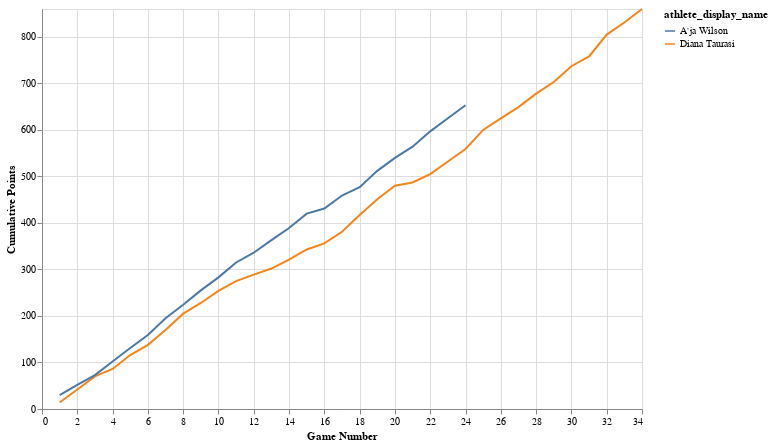

The cell this chart's notebook holds for it:
### Code cell
display(slider)
    display(chart)

# Display the initial chart
update_chart(slider.value)

# Attach the update function to the slider
slider.observe(lambda change: update_chart(change['new']), names='value')

### Figure 1 — Vega-Lite specification as saved in the notebook (floating-point values rounded to 4 significant figures)
{"config": {"view": {"continuousWidth": 300, "continuousHeight": 300}}, "data": {"name": "data-342ebb6a638940fe66b49136b33d3c47"}, "mark": {"type": "line"}, "encoding": {"color": {"field": "athlete_display_name", "type": "nominal"}, "x": {"field": "game_number", "scale": {"domain": [0, 34]}, "title": "Game Number", "type": "quantitative"}, "y": {"field": "cumulative_points", "scale": {"domain": [0, 860]}, "title": "Cumulative Points", "type": "quantitative"}}, "height": 400, "width": 600, "$schema": "https://vega.github.io/schema/vega-lite/v5.8.0.json", "datasets": {"data-342ebb6a638940fe66b49136b33d3c47": [{"athlete_display_name": "Diana Taurasi", "game_date": "2006-05-20T00:00:00", "game_number": 1, "cumulative_points": 14}, {"athlete_display_name": "Diana Taurasi", "game_date": "2006-05-25T00:00:00", "game_number": 2, "cumulative_points": 42}, {"athlete_display_name": "Diana Taurasi", "game_date": "2006-05-31T00:00:00", "game_number": 3, "cumulative_points": 70}, {"athlete_display_name": "Diana Taurasi", "game_date": "2006-06-02T00:00:00", "game_number": 4, "cumulative_points": 86}, {"athlete_display_name": "Diana Taurasi", "game_date": "2006-06-06T00:00:00", "game_number": 5, "cumulative_points": 116}, {"athlete_display_name": "Diana Taurasi", "game_date": "2006-06-09T00:00:00", "game_number": 6, "cumulative_points": 138}, {"athlete_display_name": "Diana Taurasi", "game_date": "2006-06-13T00:00:00", "game_number": 7, "cumulative_points": 170}, {"athlete_display_name": "Diana Taurasi", "game_date": "2006-06-16T00:00:00", "game_number": 8, "cumulative_points": 205}, {"athlete_display_name": "Diana Taurasi", "game_date": "2006-06-18T00:00:00", "game_number": 9, "cumulative_points": 228}, {"athlete_display_name": "Diana Taurasi", "game_date": "2006-06-21T00:00:00", "game_number": 10, "cumulative_points": 254}, {"athlete_display_name": "Diana Taurasi", "game_date": "2006-06-23T00:00:00", "game_number": 11, "cumulative_points": 275}, {"athlete_display_name": "Diana Taurasi", "game_date": "2006-06-25T00:00:00", "game_number": 12, "cumulative_points": 289}, {"athlete_display_name": "Diana Taurasi", "game_date": "2006-06-28T00:00:00", "game_number": 13, "cumulative_points": 302}, {"athlete_display_name": "Diana Taurasi", "game_date": "2006-06-30T00:00:00", "game_number": 14, "cumulative_points": 321}, {"athlete_display_name": "Diana Taurasi", "game_date": "2006-07-02T00:00:00", "game_number": 15, "cumulative_points": 343}, {"athlete_display_name": "Diana Taurasi", "game_date": "2006-07-06T00:00:00", "game_number": 16, "cumulative_points": 356}, {"athlete_display_name": "Diana Taurasi", "game_date": "2006-07-08T00:00:00", "game_number": 17, "cumulative_points": 381}, {"athlete_display_name": "Diana Taurasi", "game_date": "2006-07-09T00:00:00", "game_number": 18, "cumulative_points": 417}, {"athlete_display_name": "Diana Taurasi", "game_date": "2006-07-14T00:00:00", "game_number": 19, "cumulative_points": 451}, {"athlete_display_name": "Diana Taurasi", "game_date": "2006-07-16T00:00:00", "game_number": 20, "cumulative_points": 480}, {"athlete_display_name": "Diana Taurasi", "game_date": "2006-07-18T00:00:00", "game_number": 21, "cumulative_points": 487}, {"athlete_display_name": "Diana Taurasi", "game_date": "2006-07-19T00:00:00", "game_number": 22, "cumulative_points": 505}, {"athlete_display_name": "Diana Taurasi", "game_date": "2006-07-22T00:00:00", "game_number": 23, "cumulative_points": 532}, {"athlete_display_name": "Diana Taurasi", "game_date": "2006-07-25T00:00:00", "game_number": 24, "cumulative_points": 559}, {"athlete_display_name": "Diana Taurasi", "game_date": "2006-07-27T00:00:00", "game_number": 25, "cumulative_points": 600}, {"athlete_display_name": "Diana Taurasi", "game_date": "2006-07-28T00:00:00", "game_number": 26, "cumulative_points": 625}, {"athlete_display_name": "Diana Taurasi", "game_date": "2006-07-30T00:00:00", "game_number": 27, "cumulative_points": 649}, {"athlete_display_name": "Diana Taurasi", "game_date": "2006-08-01T00:00:00", "game_number": 28, "cumulative_points": 678}, {"athlete_display_name": "Diana Taurasi", "game_date": "2006-08-03T00:00:00", "game_number": 29, "cumulative_points": 703}, {"athlete_display_name": "Diana Taurasi", "game_date": "2006-08-05T00:00:00", "game_number": 30, "cumulative_points": 737}, {"athlete_display_name": "Diana Taurasi", "game_date": "2006-08-08T00:00:00", "game_number": 31, "cumulative_points": 758}, {"athlete_display_name": "Diana Taurasi", "game_date": "2006-08-10T00:00:00", "game_number": 32, "cumulative_points": 805}, {"athlete_display_name": "Diana Taurasi", "game_date": "2006-08-12T00:00:00", "game_number": 33, "cumulative_points": 831}, {"athlete_display_name": "Diana Taurasi", "game_date": "2006-08-13T00:00:00", "game_number": 34, "cumulative_points": 860}, {"athlete_display_name": "A'ja Wilson", "game_date": "2024-05-14T00:00:00", "game_number": 1, "cumulative_points": 30}, {"athlete_display_name": "A'ja Wilson", "game_date": "2024-05-18T00:00:00", "game_number": 2, "cumulative_points": 52}, {"athlete_display_name": "A'ja Wilson", "game_date": "2024-05-21T00:00:00", "game_number": 3, "cumulative_points": 73}, {"athlete_display_name": "A'ja Wilson", "game_date": "2024-05-25T00:00:00", "game_number": 4, "cumulative_points": 102}, {"athlete_display_name": "A'ja Wilson", "game_date": "2024-05-29T00:00:00", "game_number": 5, "cumulative_points": 131}, {"athlete_display_name": "A'ja Wilson", "game_date": "2024-05-31T00:00:00", "game_number": 6, "cumulative_points": 159}, {"athlete_display_name": "A'ja Wilson", "game_date": "2024-06-05T00:00:00", "game_number": 7, "cumulative_points": 195}, {"athlete_display_name": "A'ja Wilson", "game_date": "2024-06-07T00:00:00", "game_number": 8, "cumulative_points": 224}, {"athlete_display_name": "A'ja Wilson", "game_date": "2024-06-09T00:00:00", "game_number": 9, "cumulative_points": 255}, {"athlete_display_name": "A'ja Wilson", "game_date": "2024-06-11T00:00:00", "game_number": 10, "cumulative_points": 283}, {"athlete_display_name": "A'ja Wilson", "game_date": "2024-06-13T00:00:00", "game_number": 11, "cumulative_points": 315}, {"athlete_display_name": "A'ja Wilson", "game_date": "2024-06-15T00:00:00", "game_number": 12, "cumulative_points": 336}, {"athlete_display_name": "A'ja Wilson", "game_date": "2024-06-19T00:00:00", "game_number": 13, "cumulative_points": 363}, {"athlete_display_name": "A'ja Wilson", "game_date": "2024-06-21T00:00:00", "game_number": 14, "cumulative_points": 389}, {"athlete_display_name": "A'ja Wilson", "game_date": "2024-06-27T00:00:00", "game_number": 15, "cumulative_points": 420}, {"athlete_display_name": "A'ja Wilson", "game_date": "2024-06-29T00:00:00", "game_number": 16, "cumulative_points": 431}, {"athlete_display_name": "A'ja Wilson", "game_date": "2024-07-02T00:00:00", "game_number": 17, "cumulative_points": 459}, {"athlete_display_name": "A'ja Wilson", "game_date": "2024-07-04T00:00:00", "game_number": 18, "cumulative_points": 477}, {"athlete_display_name": "A'ja Wilson", "game_date": "2024-07-05T00:00:00", "game_number": 19, "cumulative_points": 512}, {"athlete_display_name": "A'ja Wilson", "game_date": "2024-07-07T00:00:00", "game_number": 20, "cumulative_points": 540}, {"athlete_display_name": "A'ja Wilson", "game_date": "2024-07-10T00:00:00", "game_number": 21, "cumulative_points": 564}, {"athlete_display_name": "A'ja Wilson", "game_date": "2024-07-12T00:00:00", "game_number": 22, "cumulative_points": 597}, {"athlete_display_name": "A'ja Wilson", "game_date": "2024-07-14T00:00:00", "game_number": 23, "cumulative_points": 625}, {"athlete_display_name": "A'ja Wilson", "game_date": "2024-07-16T00:00:00", "game_number": 24, "cumulative_points": 653}]}}
